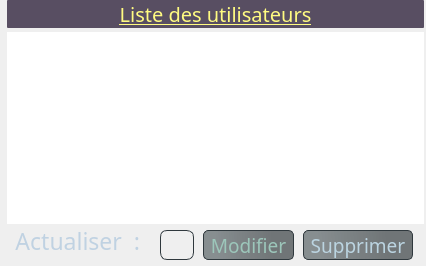
            <widget class="QGroupBox" name="groupBox_56">
             <property name="sizePolicy">
              <sizepolicy hsizetype="Expanding" vsizetype="Preferred">
               <horstretch>0</horstretch>
               <verstretch>0</verstretch>
              </sizepolicy>
             </property>
             <property name="maximumSize">
              <size>
               <width>635</width>
               <height>400</height>
              </size>
             </property>
             <property name="styleSheet">
              <string notr="true">border-radius:5px;</string>
             </property>
             <property name="title">
              <string/>
             </property>
             <layout class="QVBoxLayout" name="verticalLayout_33">
              <property name="spacing">
               <number>4</number>
              </property>
              <property name="leftMargin">
               <number>7</number>
              </property>
              <property name="topMargin">
               <number>0</number>
              </property>
              <property name="rightMargin">
               <number>2</number>
              </property>
              <property name="bottomMargin">
               <number>3</number>
              </property>
              <item>
               <widget class="QLabel" name="label_53">
                <property name="font">
                 <font>
                  <family>Corbel</family>
                  <pointsize>15</pointsize>
                  <underline>true</underline>
                 </font>
                </property>
                <property name="styleSheet">
                 <string notr="true">color: rgb(255, 251, 129);
background-color: rgb(88, 78, 98);
border-radius:1px;</string>
                </property>
                <property name="text">
                 <string>Liste des utilisateurs</string>
                </property>
                <property name="alignment">
                 <set>Qt::AlignCenter</set>
                </property>
               </widget>
              </item>
              <item>
               <widget class="QTableView" name="tableUser">
                <property name="sizePolicy">
                 <sizepolicy hsizetype="Expanding" vsizetype="Expanding">
                  <horstretch>0</horstretch>
                  <verstretch>0</verstretch>
                 </sizepolicy>
                </property>
                <property name="maximumSize">
                 <size>
                  <width>16777215</width>
                  <height>325</height>
                 </size>
                </property>
                <property name="font">
                 <font>
                  <family>Consolas</family>
                  <pointsize>11</pointsize>
                 </font>
                </property>
                <property name="styleSheet">
                 <string notr="true">color: rgb(145, 153, 130);
background-image: url(:/img/icon/05.png);
selection-background-color: rgb(64, 200, 173);</string>
                </property>
                <property name="editTriggers">
                 <set>QAbstractItemView::AnyKeyPressed|QAbstractItemView::SelectedClicked</set>
                </property>
                <property name="selectionBehavior">
                 <enum>QAbstractItemView::SelectRows</enum>
                </property>
                <attribute name="horizontalHeaderDefaultSectionSize">
                 <number>115</number>
                </attribute>
               </widget>
              </item>
              <item>
               <widget class="QGroupBox" name="groupBox_57">
                <property name="maximumSize">
                 <size>
                  <width>16777215</width>
                  <height>39</height>
                 </size>
                </property>
                <property name="font">
                 <font>
                  <pointsize>9</pointsize>
                 </font>
                </property>
                <property name="styleSheet">
                 <string notr="true">background-color: none;</string>
                </property>
                <property name="title">
                 <string/>
                </property>
                <layout class="QHBoxLayout" name="horizontalLayout">
                 <property name="spacing">
                  <number>9</number>
                 </property>
                 <property name="leftMargin">
                  <number>2</number>
                 </property>
                 <property name="topMargin">
                  <number>0</number>
                 </property>
                 <property name="rightMargin">
                  <number>11</number>
                 </property>
                 <property name="bottomMargin">
                  <number>0</number>
                 </property>
                 <item>
                  <widget class="QLabel" name="label_52">
                   <property name="sizePolicy">
                    <sizepolicy hsizetype="Preferred" vsizetype="Expanding">
                     <horstretch>0</horstretch>
                     <verstretch>0</verstretch>
                    </sizepolicy>
                   </property>
                   <property name="maximumSize">
                    <size>
                     <width>16777215</width>
                     <height>35</height>
                    </size>
                   </property>
                   <property name="font">
                    <font>
                     <family>Corbel Light</family>
                     <pointsize>17</pointsize>
                    </font>
                   </property>
                   <property name="styleSheet">
                    <string notr="true">padding-right:5px;
color: rgb(192, 210, 226);</string>
                   </property>
                   <property name="text">
                    <string>Actualiser  :</string>
                   </property>
                   <property name="alignment">
                    <set>Qt::AlignBottom|Qt::AlignRight|Qt::AlignTrailing</set>
                   </property>
                  </widget>
                 </item>
                 <item>
                  <widget class="QPushButton" name="actualisers">
                   <property name="sizePolicy">
                    <sizepolicy hsizetype="Minimum" vsizetype="Expanding">
                     <horstretch>0</horstretch>
                     <verstretch>0</verstretch>
                    </sizepolicy>
                   </property>
                   <property name="maximumSize">
                    <size>
                     <width>38</width>
                     <height>30</height>
                    </size>
                   </property>
                   <property name="styleSheet">
                    <string notr="true">#actualisers{
	image: url(:/img/icon/actualiser.png);
	border-radius :7px;
	border :1px solid rgb(47, 56, 61);
}
#actualisers:hover{
	border :1px solid rgb(79, 93, 98)
}
</string>
                   </property>
                   <property name="text">
                    <string/>
                   </property>
                   <property name="iconSize">
                    <size>
                     <width>31</width>
                     <height>31</height>
                    </size>
                   </property>
                  </widget>
                 </item>
                 <item>
                  <widget class="QToolButton" name="modifUser">
                   <property name="sizePolicy">
                    <sizepolicy hsizetype="Fixed" vsizetype="Preferred">
                     <horstretch>0</horstretch>
                     <verstretch>0</verstretch>
                    </sizepolicy>
                   </property>
                   <property name="maximumSize">
                    <size>
                     <width>150</width>
                     <height>30</height>
                    </size>
                   </property>
                   <property name="font">
                    <font>
                     <family>Corbel</family>
                     <pointsize>14</pointsize>
                    </font>
                   </property>
                   <property name="styleSheet">
                    <string notr="true">#modifUser:hover{
	font: 12pt &quot;Corbel&quot;;
border-radius :5px;
	
	background-color: qlineargradient(spread:pad, x1:0.0301508, y1:0.5, x2:0.944, y2:0.55, stop:0.0753769 rgba(6, 82, 96, 52), stop:0.784689 rgba(4, 111, 119, 57));
	color: rgb(27, 253, 238);
}
#modifUser{
	color: rgb(156, 198, 186);
background-color: rgb(56, 62, 68);
border-radius :5px;
background-color: qlineargradient(spread:pad, x1:0, y1:0.573636, x2:1, y2:0.545, stop:0.133971 rgba(21, 35, 40, 122), stop:0.77512 rgba(14, 23, 26, 144));
border :1px solid rgb(47, 56, 61);
}</string>
                   </property>
                   <property name="text">
                    <string>Modifier</string>
                   </property>
                  </widget>
                 </item>
                 <item>
                  <widget class="QToolButton" name="supUser">
                   <property name="sizePolicy">
                    <sizepolicy hsizetype="Fixed" vsizetype="Expanding">
                     <horstretch>0</horstretch>
                     <verstretch>0</verstretch>
                    </sizepolicy>
                   </property>
                   <property name="maximumSize">
                    <size>
                     <width>160</width>
                     <height>30</height>
                    </size>
                   </property>
                   <property name="font">
                    <font>
                     <family>Corbel</family>
                     <pointsize>14</pointsize>
                    </font>
                   </property>
                   <property name="styleSheet">
                    <string notr="true">#supUser:hover{
	font: 12pt &quot;Corbel&quot;;
border-radius :5px;
	color: rgb(187, 212, 225);
	background-color: qlineargradient(spread:pad, x1:0.0301508, y1:0.5, x2:0.944, y2:0.55, stop:0.0753769 rgba(6, 82, 96, 52), stop:0.784689 rgba(4, 111, 119, 57));
	color: rgb(27, 253, 238);
}
#supUser{
color: rgb(187, 212, 225);
background-color: rgb(56, 62, 68);
border-radius :5px;
background-color: qlineargradient(spread:pad, x1:0, y1:0.573636, x2:1, y2:0.545, stop:0.133971 rgba(21, 35, 40, 122), stop:0.77512 rgba(14, 23, 26, 144));
border :1px solid rgb(47, 56, 61);
}</string>
                   </property>
                   <property name="text">
                    <string>Supprimer</string>
                   </property>
                  </widget>
                 </item>
                </layout>
               </widget>
              </item>
             </layout>
            </widget>
